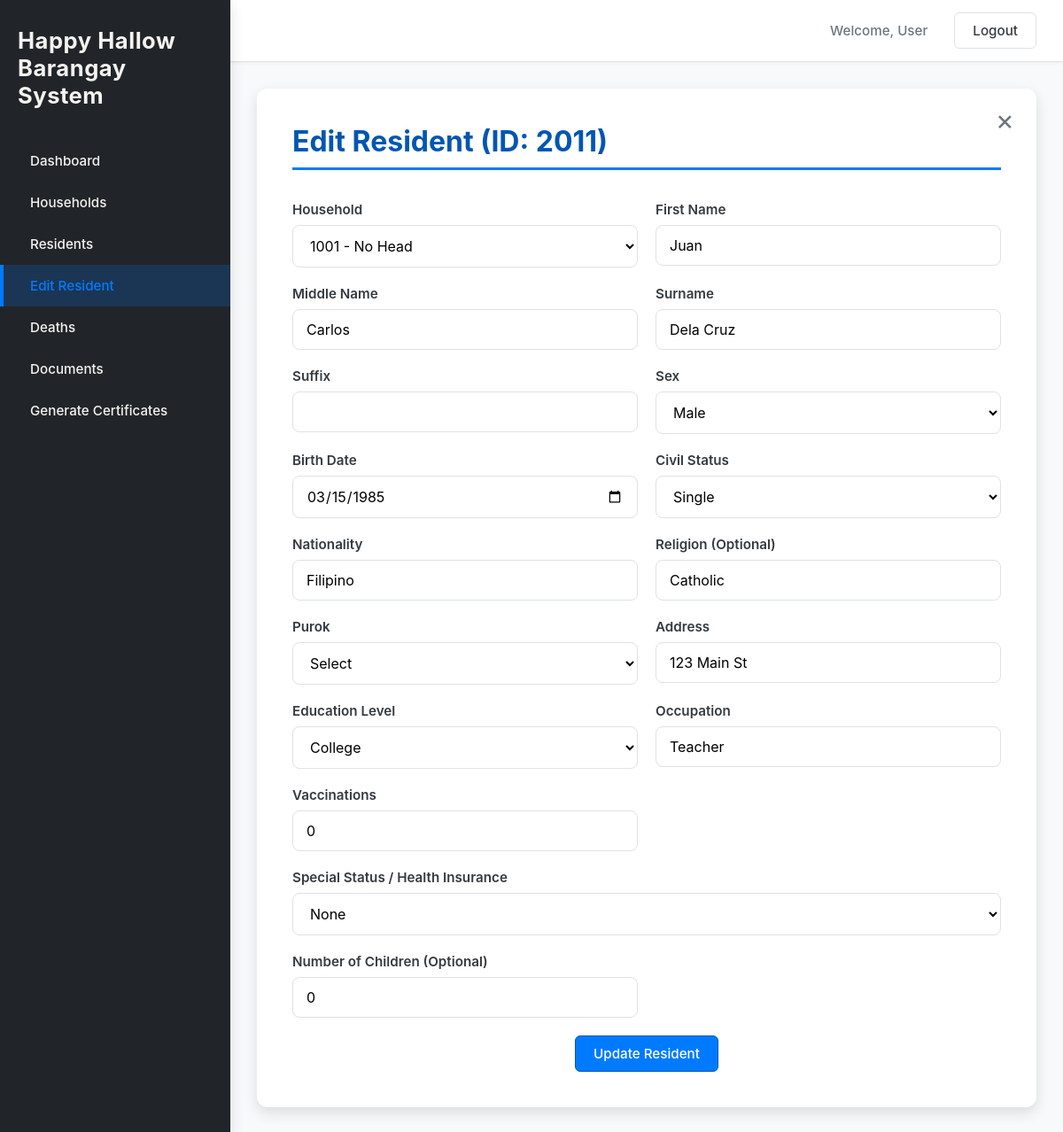
Page /addnewresidents.php?id=2011 (signed in) on the earlier database version.
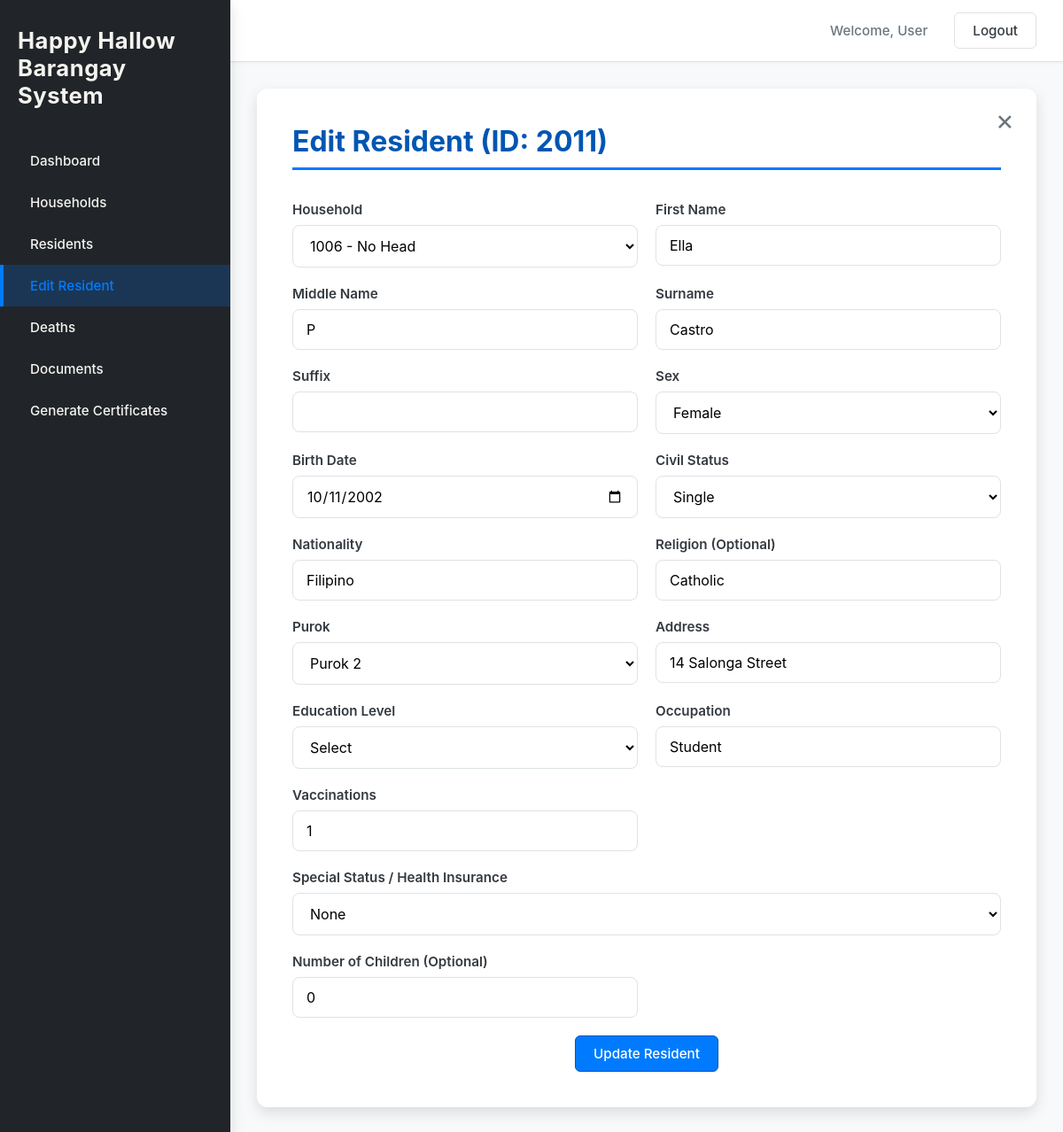
Same page on the later database version.
### tables this page shows
CREATE TABLE IF NOT EXISTS `residents` (
  `person_id` int NOT NULL AUTO_INCREMENT,
  `household_id` int NOT NULL,
  `first_name` text NOT NULL,
  `middle_name` varchar(255) DEFAULT NULL,
  `surname` varchar(255) NOT NULL,
  `suffix` varchar(50) DEFAULT NULL,
  `sex` text NOT NULL,
  `birthdate` date NOT NULL,
  `civil_status` varchar(20) NOT NULL,
  `nationality` varchar(20) NOT NULL,
  `religion` varchar(100) DEFAULT NULL,
  `purok` int NOT NULL,
  `address` varchar(150) NOT NULL,
  `residency_start_date` date DEFAULT NULL,
  `education_level` varchar(20) NOT NULL,
  `occupation` varchar(50) NOT NULL,
  `is_senior` tinyint(1) NOT NULL,
  `is_disabled` tinyint(1) NOT NULL,
  `health_insurance` varchar(100) DEFAULT NULL,
  `vaccination` int DEFAULT NULL,
  `is_pregnant` tinyint(1) DEFAULT NULL,
  `children_count` int DEFAULT NULL,
  PRIMARY KEY (`person_id`),
  KEY `household_id` (`household_id`)
);

CREATE TABLE IF NOT EXISTS `household` (
  `household_id` int NOT NULL AUTO_INCREMENT,
  `household_head` varchar(100) DEFAULT NULL,
  `housing_ownership` varchar(50) DEFAULT NULL,
  `water_source` varchar(50) DEFAULT NULL,
  `toilet_facility` varchar(50) DEFAULT NULL,
  `electricity_source` varchar(50) DEFAULT NULL,
  `waste_disposal` varchar(50) DEFAULT NULL,
  `building_type` varchar(50) DEFAULT NULL,
  PRIMARY KEY (`household_id`)
);

### addnewresidents.php (the view, shortened to what this page needs)
<?php
$logged_in_username = isset($_SESSION['user_name']) ? $_SESSION['user_name'] : 'User';
include 'db_connect.php';
$editMode = false;
$residentId = isset($_GET['id']) ? intval($_GET['id']) : null;
$resData = [];
if ($residentId) {
    $editMode = true;
    $stmt = $conn->prepare("SELECT * FROM residents WHERE person_id = ?");
    $stmt->bind_param("i", $residentId);
    $stmt->execute();
    $result = $stmt->get_result();
    $resData = $result->fetch_assoc();
}
$householdResult = $conn->query("SELECT household_id, household_head FROM household ORDER BY household_id ASC");
function getSelectedStatus($resData) {
    return 'None';
}
$current_status = getSelectedStatus($resData);
?>
<!DOCTYPE html>
<html lang="en">
<head>
<link rel="stylesheet" href="css/style.css" />
</head>
<body>
<div class="app-container">
<aside class="sidebar">
    <div class="logo">Happy Hallow Barangay System</div>
    <nav class="main-nav">
        <ul>
            <li><a href="index.php">Dashboard</a></li>
            <li><a href="household.php">Households</a></li>
            <li><a href="residents.php">Residents</a></li>
            <li><a href="<?php echo $editMode ? "edit_resident.php?id=$residentId" : "addnewresidents.php"; ?>" class="active"><?php echo $editMode ? "Edit Resident" : "Add Resident"; ?></a></li>
            <li><a href="deaths.php">Deaths</a></li>
            <li><a href="documents.php">Documents</a></li>
            <li><a href="staff_documents.php" class=>Generate Certificates</a></li>
        </ul>
    </nav>
</aside>
<div class="main-content">
<header class="topbar">
  <div class="topbar-right">
    <span id="userName" class="user-info">Welcome, <?php echo htmlspecialchars($logged_in_username); ?></span>
    <button id="logoutBtn" class="btn logout-btn">Logout</button>
  </div>
</header>
<main class="page-content">
<div class="add-resident-form-container">
<div class="form-modal-card">
<a href="residents.php" class="close-btn">&times;</a>
<form id="addResidentForm" method="POST" enctype="multipart/form-data">
<h2 class="form-title"><?php echo $editMode ? "Edit Resident (ID: " . htmlspecialchars($residentId) . ")" : "Add New Resident"; ?></h2>
<div class="form-grid">
<div class="input-group">
    <label>Household</label>
    <select name="household_id" required>
        <?php
        if ($householdResult->num_rows > 0) {
            $householdResult->data_seek(0);
        }
        while($row = $householdResult->fetch_assoc()): ?>
            <option value="<?= $row['household_id'] ?>" <?php if(($resData['household_id'] ?? '') == $row['household_id']) echo 'selected'; ?>>
                <?= htmlspecialchars($row['household_id']) ?> - <?= htmlspecialchars($row['household_head'] ?? 'No Head') ?>
            </option>
        <?php endwhile; ?>
    </select>
</div>
<div class="input-group">
  <label>First Name</label>
  <input type="text" name="first_name" required value="<?php echo htmlspecialchars($resData['first_name'] ?? ''); ?>">
</div>
<div class="input-group">
  <label>Middle Name</label>
  <input type="text" name="middle_name" value="<?php echo htmlspecialchars($resData['middle_name'] ?? ''); ?>">
</div>
<div class="input-group">
  <label>Surname</label>
  <input type="text" name="surname" required value="<?php echo htmlspecialchars($resData['surname'] ?? ''); ?>">
</div>
<div class="input-group">
  <label>Suffix</label>
  <input type="text" name="suffix" value="<?php echo htmlspecialchars($resData['suffix'] ?? ''); ?>">
</div>
<div class="input-group">
  <label>Sex</label>
<select name="sex" required>
  <option value="M" <?php if(($resData['sex'] ?? '')=='M') echo 'selected'; ?>>Male</option>
  <option value="F" <?php if(($resData['sex'] ?? '')=='F') echo 'selected'; ?>>Female</option>
</select>
</div>
<div class="input-group">
  <label>Birth Date</label>
  <input type="date" name="birthdate" required value="<?php echo htmlspecialchars($resData['birthdate'] ?? ''); ?>">
</div>
<div class="input-group">
  <label>Civil Status</label>
  <select name="civil_status" required>
    <option value="Single" <?php if(($resData['civil_status'] ?? '')=='Single') echo 'selected'; ?>>Single</option>
  </select>
</div>
<div class="input-group">
  <label>Nationality</label>
  <input type="text" name="nationality" required value="<?php echo htmlspecialchars($resData['nationality'] ?? 'Filipino'); ?>">
</div>
<div class="input-group">
  <label>Religion (Optional)</label>
  <input type="text" name="religion" value="<?php echo htmlspecialchars($resData['religion'] ?? ''); ?>">
</div>
<div class="input-group">
  <label>Purok</label>
  <select name="purok" required>
    <option value="">Select</option>
    <?php for($i=1;$i<=5;$i++): ?>
      <option value="<?= $i ?>" <?php if(($resData['purok'] ?? '')==$i) echo 'selected'; ?>>Purok <?= $i ?></option>
    <?php endfor; ?>
  </select>
</div>
<div class="input-group">
  <label>Address</label>
  <input type="text" name="address" required value="<?php echo htmlspecialchars($resData['address'] ?? ''); ?>">
</div>
<div class="input-group">
  <label>Education Level</label>
  <select name="education_level" required>
    <option value="">Select</option>
    <option value="College" <?php if(($resData['education_level'] ?? '')=='College') echo 'selected'; ?>>College</option>
  </select>
</div>
<div class="input-group">
  <label>Occupation</label>
  <input type="text" name="occupation" value="<?php echo htmlspecialchars($resData['occupation'] ?? ''); ?>">
</div>
<div class="input-group">
  <label>Vaccinations</label>
  <input type="text" name="vaccination" value="<?php echo htmlspecialchars($resData['vaccination'] ?? ''); ?>">
</div>
<div class="input-group" style="grid-column: 1 / -1;">
  <label>Special Status / Health Insurance</label>
  <select name="special_status" id="specialStatus" onchange="toggleSpecialSections()">
    <option value="None" <?php if($current_status == 'None') echo 'selected'; ?>>None</option>
  </select>
</div>
<div class="input-group">
  <label>Number of Children (Optional)</label>
  <input type="number" name="children_count" value="<?php echo htmlspecialchars($resData['children_count'] ?? '0'); ?>">
</div>
<div class="button-group" style="grid-column: 1 / -1; text-align: center;">
  <button type="submit" class="btn primary-btn"><?php echo $editMode ? "Update Resident" : "Submit Resident"; ?></button>
</div>
</div>
</form>
</div>
</div>
</main>
</div>
</div>
</body>
</html>

### css/style.css (style rules this page uses)
:root { --primary-color: #007bff; --primary-dark: #0056b3; --secondary-color: #6c757d; --background-color: #f8f9fa; --card-background: #ffffff; --sidebar-bg: #212529; --text-color: #343a40; --border-color: #dee2e6; --shadow-light: 0 4px 12px rgba(0, 0, 0, 0.08); --shadow-medium: 0 6px 16px rgba(0, 0, 0, 0.12); --sidebar-width: 260px; --header-height: 70px; --base-padding: 30px; }
* { margin: 0; padding: 0; box-sizing: border-box; font-family: -apple-system, BlinkMacSystemFont, "Segoe UI", Roboto, "Helvetica Neue", Arial, sans-serif; }
body { background-color: var(--background-color); color: var(--text-color); min-height: 100vh; display: flex; font-size: 16px; }
a { text-decoration: none; color: inherit; }
.app-container { display: flex; width: 100%; }
.sidebar { width: var(--sidebar-width); background-color: var(--sidebar-bg); color: #f8f9fa; padding: var(--base-padding) 0; position: fixed; height: 100%; z-index: 100; box-shadow: var(--shadow-medium); }
.logo { font-size: 1.6rem; font-weight: 700; text-align: left; padding: 0 20px 20px 20px; margin-bottom: 15px; color: #f4f3ef; letter-spacing: 0.5px; }
.main-nav ul { list-style: none; padding: 0; }
.main-nav li a { display: flex; align-items: center; gap: 12px; padding: 14px 30px; color: #f4f3ef; transition: background-color 0.25s ease, color 0.25s ease; font-size: 0.95rem; font-weight: 500; border-left: 4px solid transparent; }
.main-nav li a.active { background-color: rgba(0, 123, 255, 0.2); color: var(--primary-color); border-left-color: var(--primary-color); }
.main-content { margin-left: var(--sidebar-width); flex-grow: 1; display: flex; flex-direction: column; }
.topbar { height: var(--header-height); background-color: var(--card-background); border-bottom: 1px solid var(--border-color); display: flex; justify-content: flex-end; align-items: center; padding: 0 var(--base-padding); box-shadow: 0 1px 4px rgba(0, 0, 0, 0.05); }
.topbar-right { display: flex; align-items: center; }
.user-info { margin-right: 20px; font-weight: 500; color: var(--secondary-color); font-size: 0.95rem; }
.page-content { padding: var(--base-padding); flex-grow: 1; }
h2 { font-size: 1.8rem; color: var(--text-color); margin-bottom: 30px; font-weight: 600; }
.page-content h2 { font-size: 2rem; color: var(--primary-dark); border-bottom: 3px solid var(--primary-color); padding-bottom: 10px; margin-bottom: 35px; font-weight: 700; }
.btn { background-color: var(--card-background); color: var(--text-color); border: 1px solid var(--border-color); padding: 10px 20px; border-radius: 6px; cursor: pointer; font-size: 0.95rem; font-weight: 500; transition: all 0.2s ease-in-out; text-decoration: none; display: inline-flex; align-items: center; justify-content: center; gap: 8px; }
.primary-btn { background-color: var(--primary-color); color: white; border: 1px solid var(--primary-dark); }
.logout-btn { margin-left: 10px; }
.input-group label { font-weight: 600; margin-bottom: 8px; color: var(--text-color); font-size: 0.95rem; }
.input-group input, .input-group select { padding: 12px 15px; border: 1px solid var(--border-color); border-radius: 8px; font-size: 1rem; background-color: var(--card-background); }
.add-resident-form-container { max-width: 1200px; margin: 0 auto; width: 100%; }
.form-modal-card { background-color: var(--card-background); padding: 40px; border-radius: 12px; box-shadow: var(--shadow-medium); position: relative; }
.close-btn { position: absolute; top: 20px; right: 25px; font-size: 2rem; color: var(--secondary-color); text-decoration: none; line-height: 1; transition: color 0.2s; cursor: pointer; }
.form-title { font-size: 2rem; color: var(--primary-dark); margin-bottom: 30px; padding-bottom: 15px; border-bottom: 3px solid var(--primary-color); }
.form-grid { display: grid; grid-template-columns: repeat(2, 1fr); gap: 20px; }
.form-grid .input-group { display: flex; flex-direction: column; }
.form-grid .input-group label { font-weight: 600; margin-bottom: 8px; color: var(--text-color); font-size: 0.95rem; }
.form-grid .input-group input, .form-grid .input-group select { width: 100%; padding: 12px 15px; border: 1px solid var(--border-color); border-radius: 8px; font-size: 1rem; background-color: var(--card-background); transition: border-color 0.2s, box-shadow 0.2s; }

Differences in the rows shown:
changed residents "Single": household_id "1001 - No Head" → "1006 - No Head"; first_name "Juan" → "Ella"; middle_name "Carlos" → "P"; surname "Dela Cruz" → "Castro"; sex "Male" → "Female"; birthdate "03/15/1985" → "10/11/2002"; purok (not shown) → "Purok 2"; address "123 Main St" → "14 Salonga Street"; occupation "Teacher" → "Student"; vaccination "0" → "1"; education_level "College" → (not shown)
Other differences:
form field education_level: (not shown) → "Select"
form field purok: "Select" → (not shown)
